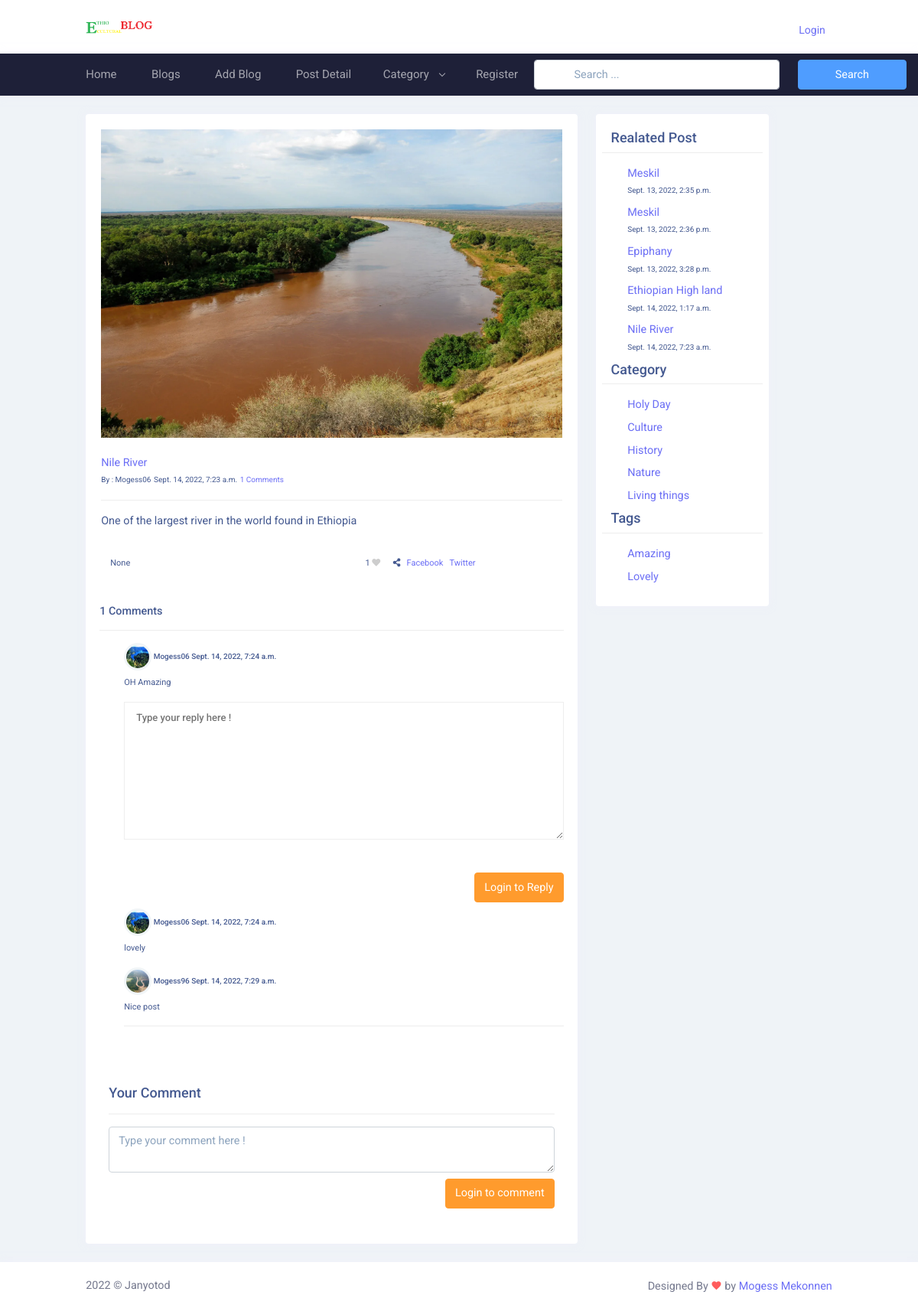
Page /blogs/nile-river/ on the earlier database version.
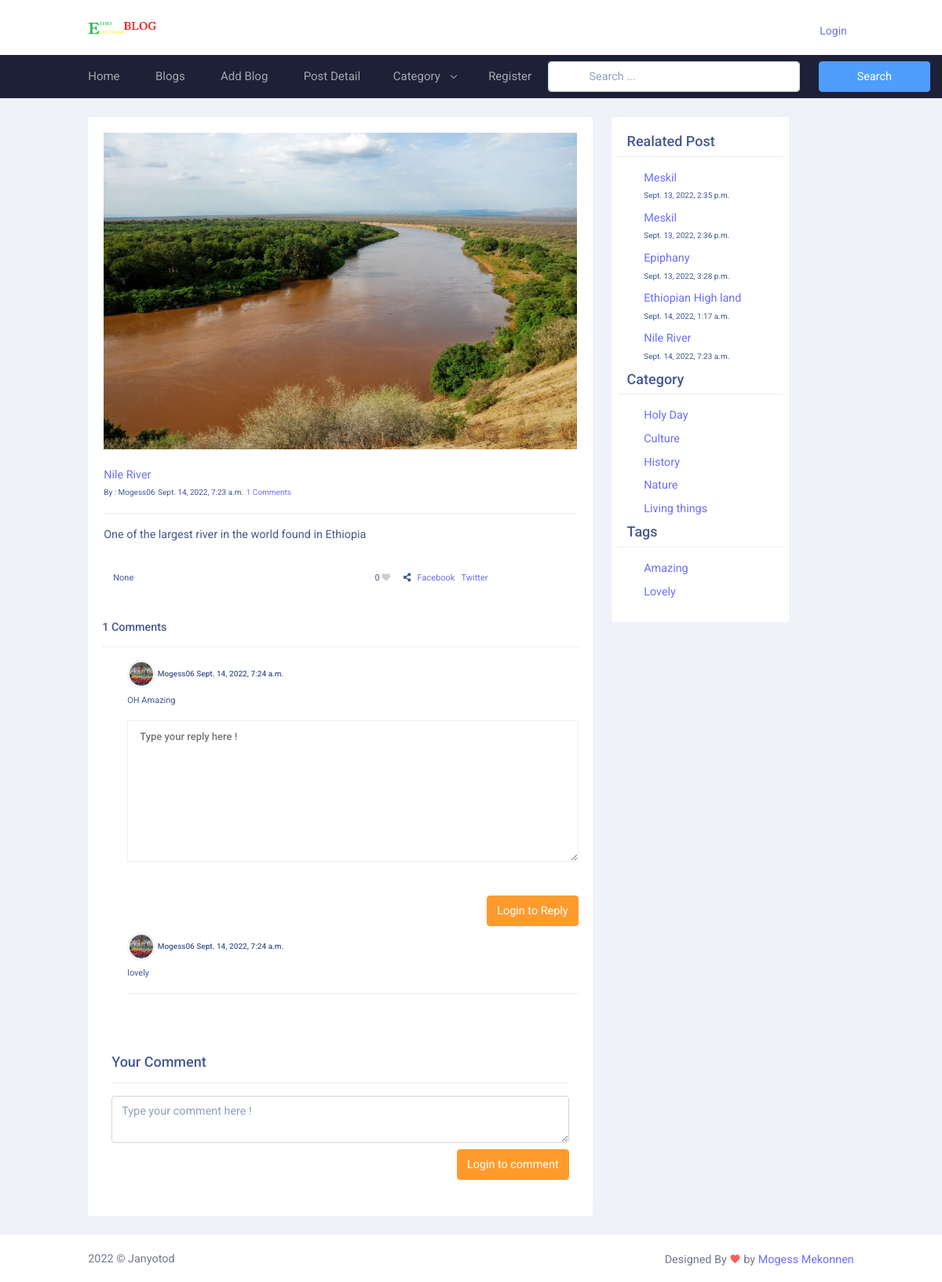
Same page on the later database version.
### blog/models.py (models this page shows, shortened)
class Blog(models.Model):
    user = models.ForeignKey(
        User,
        related_name='user_blogs',
        on_delete=models.CASCADE,
    )
    category = models.ForeignKey(
        Category,
        related_name='Category_blogs',
        on_delete=models.CASCADE,
    )
    likes = models.ManyToManyField(
        User,
        related_name='user_likes',
        blank=True,
        )
    tags = models.ManyToManyField(
        Tag,
        related_name='tag_blogs',
        blank=True
    )
    title = models.CharField(
        max_length=250
    )
    slug = models.SlugField(null=True, blank=True)
    banner = models.ImageField(upload_to='blog_banner')
    description = models.TextField()
    created_date = models.DateTimeField(auto_now_add=True)

class Comment(models.Model):
    user = models.ForeignKey(
        User,
        related_name='blog_comments',
        on_delete=models.CASCADE
    )
    blog = models.ForeignKey(
        Blog,
        related_name='blog_comments',
        on_delete=models.CASCADE
        )
    text = models.TextField()
    created_date = models.DateTimeField(auto_now_add=True)

class Reply(models.Model):
    user = models.ForeignKey(
        User,
        related_name='user_replies',
        on_delete=models.CASCADE
    )
    comment = models.ForeignKey(
        Comment,
        related_name='comment_replies',
        on_delete=models.CASCADE
        )
    text = models.TextField()
    created_date = models.DateTimeField(auto_now_add=True)

class Category(models.Model):
    title = models.CharField(max_length=150, unique=True)
    slug = models.SlugField(null=True, blank=True)
    create_date = models.DateField(auto_now_add=True)

class  Tag(models.Model):
    title = models.CharField(max_length=150)
    slug = models.SlugField(null=True, blank=True)
    create_date = models.DateField(auto_now_add=True)

### user_profile/models.py (models this page shows, shortened)
class User(AbstractUser):
    email = models.EmailField(
        max_length=150,
        unique=True,
        error_messages={
            "unique": "The email must be unique"
        }
    )
    profile_image = models.ImageField(
        null=True,
        blank=True,
        upload_to="profile_images"
    )
    REQUIRED_FIELDS = ["email"]
    objects = CustomUserManager()
    def get_profile_picture(self):
        url = ""
        try:
            url = self.profile_image.url
        except:
            url = ""
        return url

### blog/views.py (the view, shortened to what this page needs)
# urls.py: path('blogs/<str:slug>/', blog_details, name='blog_details'),
def blog_details(request, slug):
    form = TextForm();
    blog = get_object_or_404(Blog, slug=slug)
    category = Category.objects.get(id=blog.category.id)
    related_blogs = category.Category_blogs.all()
    tags = Tag.objects.order_by('-create_date')[:5]
    liked_by = request.user in blog.likes.all()
    context = {
        "blog": blog,
        "related_blogs":related_blogs,
        "tags":tags,
        "form": form,
        "liked_by":liked_by
    }
    return render(request, 'blog_details.html', context)

### blog/forms.py
class  TextForm(forms.Form):
    text = forms.CharField(widget=forms.Textarea, required=True)

### blog/context_processors.py (called while the page is built)
def get_all_category(request):
    categories = Category.objects.all()
    context = {
        "Categories": categories
    }
    return context

### templates/blog_details.html (shortened to what the changed rows need)
{% extends 'base.html'%}
{% load static %}
{% block content %}
<div class="main-content">
  <div class="page-content">
    <div class="container-fluid">
      <div class="row">
        <div class="col-xl-8">
          <div class="card">
            <div class="card-body">
              <div class="carousel-inner" role="listbox">
                <div class="carousel-item active">
                  <img
                    class="d-block img-fluid"
                    src="{{blog.banner.url}}"
                    alt="First slide"
                  />
                  <br />
                  <a href="javascript:void(0);">{{blog.title}}</a>
                  <br />
                  <span style="font-size: 10px"
                    >By : {{blog.user.username}}</span
                  >
                  <span style="font-size: 10px">{{blog.created_date}}</span>
                  <a href="javascript:void(0);" style="font-size: 10px"
                    >{{blog.blog_comments.all.count}} Comments</a
                  >
                  <hr />
                  <p>{{blog.description}}</p>
                </div>
              </div>
            </div>
            <div class="row" style="font-size: 11px">
              {% if request.user.is_authenticated %}
              <div class="col-6">
                <ul class="post-share">
                  <span id="like_count">{{blog.likes.count}}</span>
                  {% if liked_by %}
                  <a class="fa fa-heart" id="like-icon" data-blog="{{blog.id}}" href="javascript:void(0);" ></a>
                    {% else %}
                     <a class="fa fa-heart empty-heart" href="javascript:void(0);" id="like-icon" data-blog="{{blog.id}}" ></a
                  >
                  {% endif %}
                  &nbsp;&nbsp;&nbsp;&nbsp;
                  <li class="fa fa-share-alt"></li>
                  <a href="">&nbsp;&nbsp;Facebook</a>
                  <a href="">&nbsp;&nbsp;Twitter</a>
                </ul>
              </div>
              {% else %}
              <div class="col-6">
                <ul class="post-share">
                  <span id="like-count">{{blog.likes.count}}</span>
                   {% if liked_by %}
                  <a class="fa fa-heart"  href="{% url 'login' %}"></a
                  >
                    {% else %}
                     <a class="fa fa-heart empty-heart" href="{% url 'login' %}"></a
                  >
                  {% endif %}
                  <li class="fa fa-share-alt"></li>
                  <a href="">&nbsp;&nbsp;Facebook</a>
                  <a href="">&nbsp;&nbsp;Twitter</a>
                </ul>
              </div>
              {% endif %}
               <div class="col-12 blog-posts" style="padding:30px" >
                  <div class="heading">
                    <h6>{{blog.blog_comments.all.count}} Comments</h6>
                    <hr />
                  </div>
                    <ul>
                      {% for comment in blog.blog_comments.all %}
                         <div class="right-content">
                            <h6   style="font-size:10px;">
                              <img class="rounded-circle header-profile-user" src="{{comment.user.get_profile_picture}}" alt="">
                            {{ comment.user.username }} <span> {{comment.created_date}}</span> </h6>
                            <p>{{comment.text}}</p>
                          <form class="submit-reply"  id="comment" action="{% url 'add_reply' blog.id comment.id %}" method="POST">
                              <div class="row">
                                <div class="form-group">
                                  <fieldset>
                                    <textarea
                                      class="reply-form-control"
                                      name="text"
                                      required=""
                                      placeholder="Type your reply here !"
                                    ></textarea>
                                  </fieldset>
                                </div>
                                <div class="form-group my-2">
                                  <fieldset>
                                    {% if request.user.is_authenticated %}
                                    <button
                                      class="btn btn-primary btn-block reply-button float-end"
                                      type="submit"
                                    >
                                      Reply
                                    </button>
                                    {% else %}
                                    <a
                                      href="{% url 'login' %}"
                                      class="btn btn-warning btn-block float-end"
                                      style="color: white"
                                    >
                                      Login to Reply</a>
                                    {% endif%}
                                  </fieldset>
                                </div>
                              </div>
                          </form>
                             {% for reply in comment.comment_replies.all %}
                          <div class="right-content" >
                            <h6 style="font-size:10px;" >
                              <img class="rounded-circle header-profile-user" src="{{reply.user.get_profile_picture}}" alt="">
                            {{ reply.user.username }} <span> {{reply.created_date}}</span> </h6>
                            <p>{{reply.text}}</p>
                          </div>
                        {% endfor %}
                          </div>
                        <hr />
                        {% endfor %}
                    </ul>
                </div>
              </div>
              </div>
          </div>
          <div class="col-xl-3 col-sm-6" style="width: 250px">
            <div class="card">
              <div class="card-body">
                <div class="row">
                  {% for blog in related_blogs %}
                  <div class="d-flex flex-wrap gap-3">
                    <div class="form-check mb-2">
                      <a href="{% url 'blog_details' blog.slug %}"
                        >{{blog.title}}</a
                      >
                      <br />
                      <span style="font-size: 10px">{{blog.created_date}}</span>
                    </div>
                  </div>
                  {% endfor %}
                </div>
                <div class="row">
                  {% for category in Categories %}
                  <div class="d-flex flex-wrap gap-3">
                    <div class="form-check mb-2">
                      <a href="{% url 'category_blogs' category.slug %}"
                        >{{category.title}}</a
                      >
                    </div>
                  </div>
                  {% endfor %}
                </div>
                <div class="row">
                  {% for tag in tags %}
                  <div class="d-flex flex-wrap gap-3">
                    <div class="form-check mb-2">
                      <a href="{% url 'tag_blogs' tag.slug %}">{{tag.title}}</a>
                    </div>
                  </div>
                  {% endfor %}
                </div>
              </div>
            </div>
          </div>
        </div>
      </div>
    </div>
  </div>
  {% endblock content %}

Differences in the rows shown:
removed Reply: user.get_profile_picture (picture), user.username "Mogess96", created_date "Sept. 14, 2022, 7:29 a.m.", text "Nice post"
computed for Blog "Nile River": likes.count "1" → "0"
changed through a linked row, Comment "OH Amazing": user.get_profile_picture: a different picture
changed through a linked row, Reply "lovely": user.get_profile_picture: a different picture
